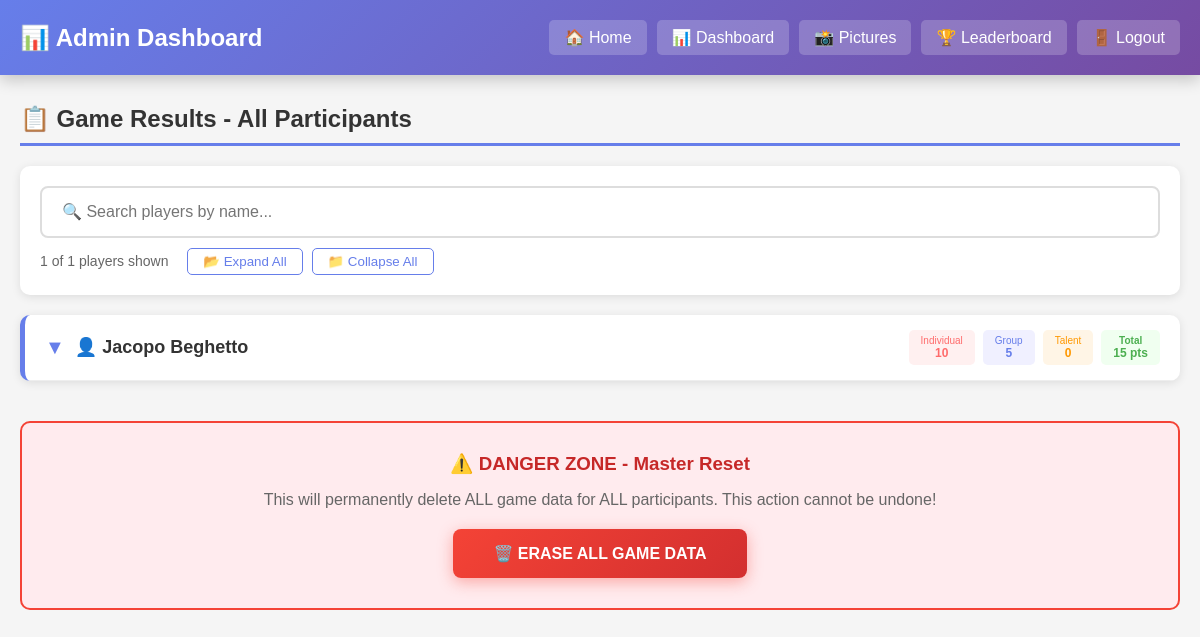
/dashboard (signed in), run on the app's committed database.
### tables this page shows
CREATE TABLE submissions (
            id INTEGER PRIMARY KEY AUTOINCREMENT,
            participant TEXT,
            mission_id INTEGER,
            filename TEXT,
            people_selected TEXT DEFAULT '',
            points INTEGER,
            timestamp TEXT
        );

### app.py (the view, shortened to what this page needs)
@app.route('/dashboard')
def dashboard():
    if not session.get('logged_in'):
        flash('Please login first')
        return redirect(url_for('login'))
    conn = get_db_conn()
    c = conn.cursor()
    c.execute("SELECT DISTINCT participant FROM submissions ORDER BY participant")
    participants = [row[0] for row in c.fetchall()]
    c.execute("SELECT id, name, difficulty FROM missions ORDER BY id")
    missions = {row[0]: {'name': row[1], 'difficulty': row[2]} for row in c.fetchall()}
    c.execute("SELECT participant, mission_id, filename, people_selected, points FROM submissions")
    submissions = c.fetchall()
    c.execute("SELECT guesser, target, guessed_person, guessed_talent, correct, timestamp FROM talent_guesses ORDER BY timestamp")
    talent_guesses = c.fetchall()
    c.execute("SELECT participant, table_name, mission_id, mission_name, completed, riddle_answer, photo_filename FROM group_submissions")
    group_submissions = c.fetchall()
    c.execute("SELECT voter, voted_for, timestamp FROM tshirt_votes")
    tshirt_votes = c.fetchall()
    conn.close()
    participant_data = {}
    for participant in participants:
        participant_data[participant] = {
            'total_score': 0,
            'individual_score': 0,
            'group_score': 0,
            'talent_score': 0,
            'missions': {},
            'group_missions': {},
            'talent_guesses': [],
            'tshirt_votes_received': 0,
            'voted_for': None  # Chi ha votato questo giocatore
        }
    for sub in submissions:
        participant, mission_id, filename, people_selected, points = sub
        if participant in participant_data:
            if filename != 'NOT COMPLETED':
                participant_data[participant]['individual_score'] += points
                participant_data[participant]['total_score'] += points
            participant_data[participant]['missions'][mission_id] = {
                'filename': filename,
                'people_selected': people_selected or '',
                'points': points,
                'mission_name': missions.get(mission_id, {}).get('name', 'Unknown')
            }
    for gsub in group_submissions:
        participant, table_name, mission_id, mission_name, completed, riddle_answer, photo_filename = gsub
        if participant in participant_data:
            points = 0
            has_riddle = False
            for tm in GROUP_MISSIONS:
                if tm['table'] == table_name:
                    for mission in tm['missions']:
                        if mission['id'] == mission_id:
                            points = mission['points']
                            has_riddle = 'riddle' in mission
                            break
            riddle_correct = None
            if has_riddle:
                if riddle_answer:
                    riddle_correct = check_riddle_answer(riddle_answer)
                else:
                    riddle_correct = False
                if completed and riddle_correct:
                    participant_data[participant]['group_score'] += points
                    participant_data[participant]['total_score'] += points
            else:
                if completed:
                    participant_data[participant]['group_score'] += points
                    participant_data[participant]['total_score'] += points
            if table_name not in participant_data[participant]['group_missions']:
                participant_data[participant]['group_missions'][table_name] = []
            participant_data[participant]['group_missions'][table_name].append({
                'mission_name': mission_name,
                'points': points,
                'completed': completed,
                'riddle_answer': riddle_answer or '',
                'riddle_correct': riddle_correct,
                'has_riddle': has_riddle,
                'photo_filename': photo_filename or ''
            })
    TALENT_POINTS = 15
    for vote in tshirt_votes:
        voter, voted_for, timestamp = vote
        if voter in participant_data:
            participant_data[voter]['voted_for'] = voted_for
        if voted_for in participant_data:
            participant_data[voted_for]['tshirt_votes_received'] += 1
    return render_template('dashboard.html', participant_data=participant_data, missions=missions, players=PLAYERS)

### app.py (called while the page is built)
def get_db_conn():
    return sqlite3.connect(DB_PATH)

### templates/dashboard.html (shortened to what this page needs)
<!DOCTYPE html>
<html>
<head>
</head>
<body>
<div class="navbar">
    <div class="navbar-left">📊 Admin Dashboard</div>
    <div class="navbar-right">
        <a href="{{ url_for('index') }}">🏠 Home</a>
        <a href="{{ url_for('dashboard') }}">📊 Dashboard</a>
        <a href="{{ url_for('pictures') }}">📸 Pictures</a>
        <a href="{{ url_for('leaderboard') }}">🏆 Leaderboard</a>
        <a href="{{ url_for('logout') }}">🚪 Logout</a>
    </div>
</div>
<div class="container">
    <h2>📋 Game Results - All Participants</h2>
    <div class="search-container">
        <input type="text" id="searchInput" class="search-input" placeholder="🔍 Search players by name..." onkeyup="filterPlayers()">
        <div class="search-stats">
            <span id="visibleCount">{{ participant_data|length }}</span> of {{ participant_data|length }} players shown
            <button onclick="expandAll()" style="margin-left: 15px; padding: 5px 15px; cursor: pointer; border: 1px solid #667eea; background: white; color: #667eea; border-radius: 5px;">📂 Expand All</button>
            <button onclick="collapseAll()" style="margin-left: 5px; padding: 5px 15px; cursor: pointer; border: 1px solid #667eea; background: white; color: #667eea; border-radius: 5px;">📁 Collapse All</button>
        </div>
    </div>
    {% for participant, data in participant_data.items() | sort %}
    <div class="participant-card" data-name="{{ participant|lower }}">
        <div class="participant-header" onclick="toggleCard(this)">
            <div class="participant-name">
                <span class="expand-icon">▼</span>
                👤 {{ participant }}
            </div>
            <div class="scores-row">
                <div class="score-box score-individual">
                    <div style="font-size: 10px;">Individual</div>
                    <div style="font-weight: bold;">{{ data.individual_score }}</div>
                </div>
                <div class="score-box score-group">
                    <div style="font-size: 10px;">Group</div>
                    <div style="font-weight: bold;">{{ data.group_score }}</div>
                </div>
                <div class="score-box score-talent">
                    <div style="font-size: 10px;">Talent</div>
                    <div style="font-weight: bold;">{{ data.talent_score }}</div>
                </div>
                <div class="score-box score-total">
                    <div style="font-size: 10px;">Total</div>
                    <div>{{ data.total_score }} pts</div>
                </div>
            </div>
        </div>
        <div class="participant-details">
        </div>
    </div>
    {% endfor %}
    <div style="margin-top: 40px; padding: 30px; background: #ffebee; border-radius: 10px; border: 2px solid #f44336; text-align: center;">
        <h3 style="color: #c62828; margin: 0 0 15px 0;">⚠️ DANGER ZONE - Master Reset</h3>
        <p style="color: #666; margin-bottom: 20px;">This will permanently delete ALL game data for ALL participants. This action cannot be undone!</p>
        <a href="{{ url_for('erase_all_data') }}"
           onclick="return confirm('⚠️ WARNING: This will DELETE ALL GAME DATA for ALL participants!\\n\\nThis includes:\\n- All individual missions\\n- All group missions\\n- All talent guesses\\n- All t-shirt votes\\n\\nAre you absolutely sure?')"
           style="background: linear-gradient(135deg, #f44336 0%, #d32f2f 100%); color: white; padding: 15px 40px; border-radius: 8px; text-decoration: none; font-size: 16px; font-weight: bold; display: inline-block; box-shadow: 0 4px 15px rgba(244,67,54,0.4);">
            🗑️ ERASE ALL GAME DATA
        </a>
    </div>
</div>
</body>
</html>

### templates/dashboard.html (style rules this page uses)
body { font-family: Arial, sans-serif; margin: 0; padding: 0; background: #f5f5f5; }
.navbar { background: linear-gradient(135deg, #667eea 0%, #764ba2 100%); padding: 20px; color: white; display: flex; justify-content: space-between; align-items: center; box-shadow: 0 5px 15px rgba(0,0,0,0.2); }
.navbar-left { font-size: 24px; font-weight: bold; }
.navbar-right { display: flex; gap: 10px; }
.navbar-right a { color: white; text-decoration: none; background: rgba(255,255,255,0.2); padding: 8px 15px; border-radius: 5px; transition: background 0.3s; }
.container { max-width: 1200px; margin: 20px auto; padding: 0 20px; }
h2 { color: #333; border-bottom: 3px solid #667eea; padding-bottom: 10px; margin-top: 30px; }
.search-container { background: white; padding: 20px; border-radius: 10px; margin-bottom: 20px; box-shadow: 0 2px 10px rgba(0,0,0,0.1); }
.search-input { width: 100%; padding: 15px 20px; font-size: 16px; border: 2px solid #ddd; border-radius: 8px; box-sizing: border-box; transition: border-color 0.3s; }
.search-stats { margin-top: 10px; color: #666; font-size: 14px; }
.participant-card { background: white; border-radius: 10px; margin-bottom: 15px; box-shadow: 0 2px 10px rgba(0,0,0,0.1); border-left: 5px solid #667eea; overflow: hidden; }
.participant-header { display: flex; justify-content: space-between; align-items: center; padding: 15px 20px; cursor: pointer; transition: background 0.2s; }
.participant-name { font-size: 18px; font-weight: bold; color: #333; display: flex; align-items: center; gap: 10px; }
.expand-icon { font-size: 20px; transition: transform 0.3s; color: #667eea; }
.scores-row { display: flex; gap: 8px; flex-wrap: wrap; }
.score-box { text-align: center; padding: 5px 12px; border-radius: 5px; font-size: 12px; }
.score-individual { background: #fff0f0; color: #ff6b6b; }
.score-group { background: #f0f0ff; color: #667eea; }
.score-talent { background: #fff5e6; color: #ff9800; }
.score-total { background: #f0fff0; color: #4caf50; font-weight: bold; }
.participant-details { max-height: 0; overflow: hidden; transition: max-height 0.4s ease-out; border-top: 1px solid #eee; }

### data on the page
submissions: participant "Jacopo Beghetto", individual_score "10", group_score "5", talent_score "0", total_score "15"

### other printed values
{{ participant_data|length }} "1"
